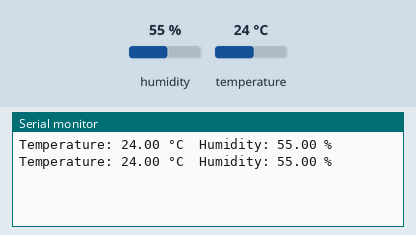
This sketch was run on a simulated Arduino Uno, built with avr-gcc and run on an emulated ATmega328P. Shown: the last lines printed to the serial monitor. The inputs (shaded band) are chosen by the test bench; at power-on: humidity 55 %, temperature 24 °C.

Above: at 2.8 s.
2.9 s: humidity set to 22 %
At 5.1 s:
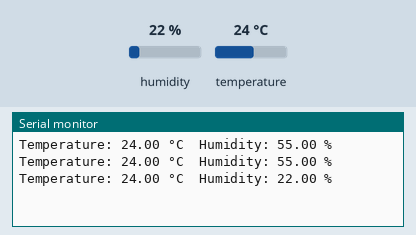
5.6 s: temperature set to 12 °C
At 6.8 s:
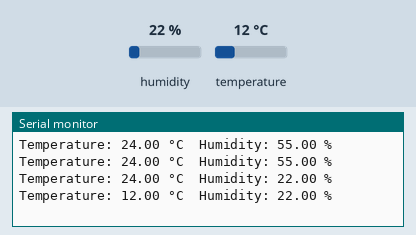
8.3 s: humidity set to 40 %
At 11.5 s:
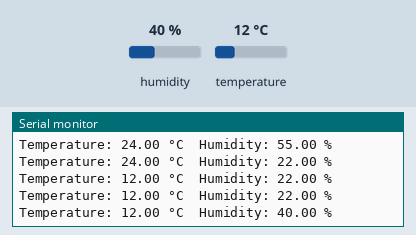
Timing chart, 0 to 13.0 s (numbered marks = the images above; inputs shaded):
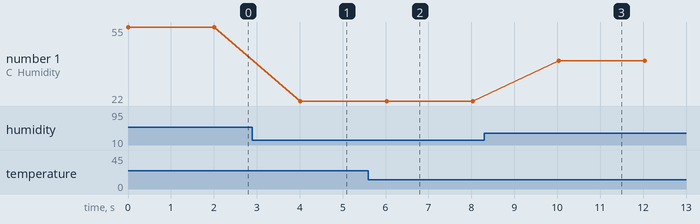

Measured:
- after the input at 2.9 s, the serial monitor: prints a new line after 1.1 s (image 1)
- after the input at 5.6 s, the serial monitor: prints a new line after 0.42 s (image 2)
- after the input at 8.3 s, the serial monitor: prints a new line after 1.7 s (image 3)
- plotted number 1: 55 → 22 after the input at 2.9 s, 22 → 40 after the input at 8.3 s

The sketch:

sketch.ino
```cpp
#include <DHT.h>

#define DHTPIN 2
#define DHTTYPE DHT22 // change to DHT11 if using that sensor

DHT dht(DHTPIN, DHTTYPE);

void setup() {
  Serial.begin(9600);
  dht.begin();
}

void loop() {
  float humidity = dht.readHumidity();
  float temperature = dht.readTemperature(); // Celsius by default

  // check if readings failed (common with real DHT sensors due to timing sensitivity)
  if (isnan(humidity) || isnan(temperature)) {
    Serial.println("Failed to read from DHT sensor!");
    delay(2000);
    return; // skip the rest of this loop iteration
  }

  Serial.print("Temperature: ");
  Serial.print(temperature);
  Serial.print(" °C  Humidity: ");
  Serial.print(humidity);
  Serial.println(" %");

  delay(2000); // DHT sensors are slow — don't read faster than every ~2 seconds
}
```
